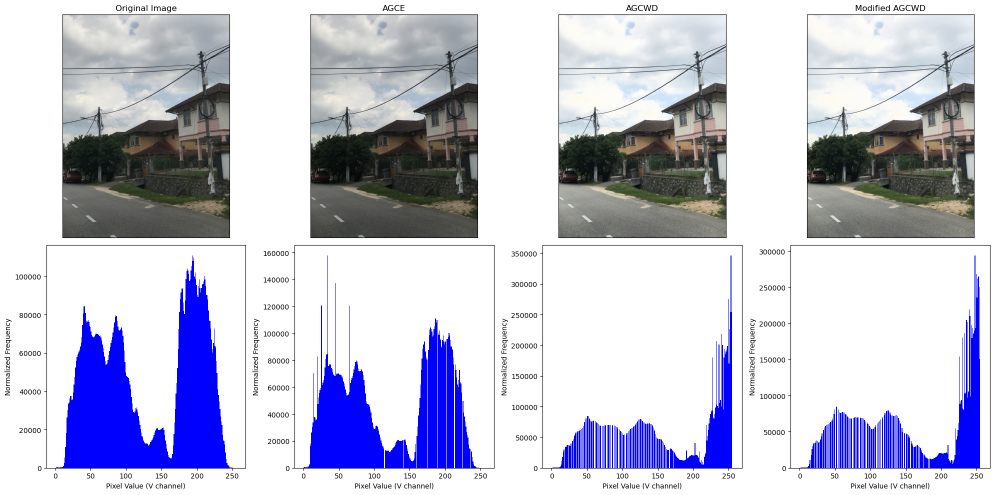
#> input picture ceExp1.png, 1990 x 989 px (shown at 1/2 size)
$ python -i AGCWD.py   (imports and definitions only)   (Python 2 division)
#> lines starting #> are read from the running program, lines starting #| are printed output that depends on the picture
# Imtiaz Ahmad (2023)
"""
research paper:
S. -C. Huang, F. -C. Cheng and Y. -S. Chiu,
"Efficient Contrast Enhancement Using Adaptive Gamma Correction With Weighting Distribution," in IEEE Transactions on Image Processing, vol. 22, no. 3, pp. 1032-1041, March 2013, doi: 10.1109/TIP.2012.2226047.
"""

import numpy as np
import cv2
import math


class ContastEnhancement(object):
    def __init__(self, image) -> None:
        self.image = image

    # [80 lines left out: functions agcwd, calculate_pdf, calculate_cdf, not called in this run]

    def prcoess_image(self) -> list:
        image = self.image
        image = cv2.imread(image)
        processed_image = self.agcwd(image, 0.5)
        return processed_image

>>> import cv2
>>> picture = cv2.imread('ceExp1.png', cv2.IMREAD_GRAYSCALE)
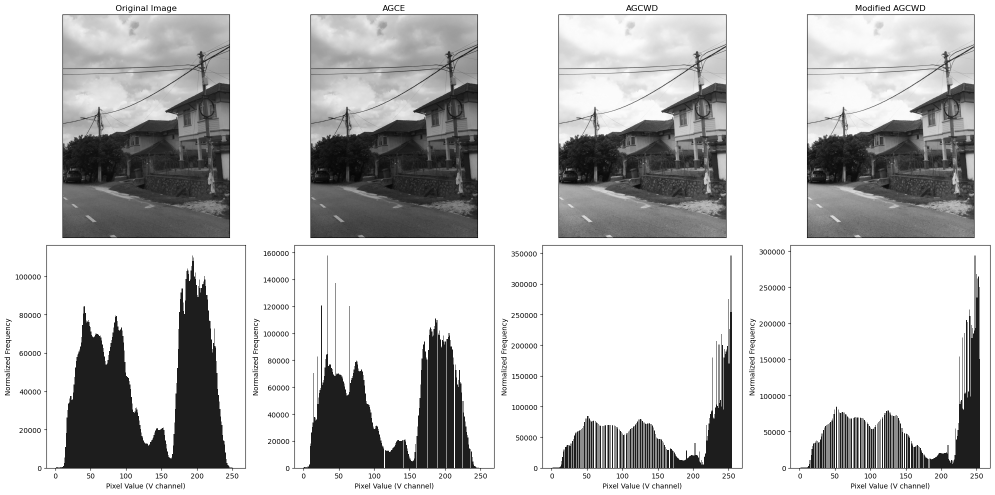
#> picture: shape (989, 1990) (shown at 1/2 size); min 0, max 255, mean 198.5
#> (the run stopped early here; a loop or call above may not have finished)

$ run again, on ceExp2.png
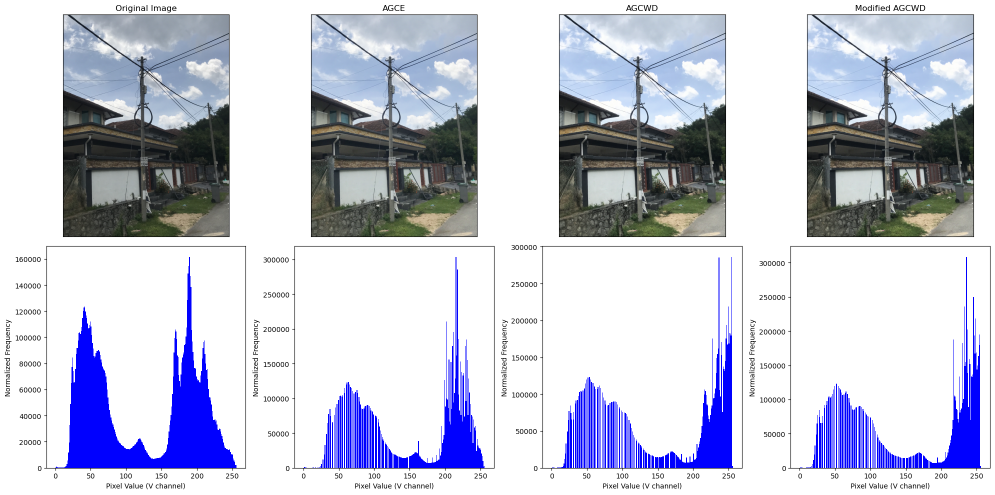
#> input picture ceExp2.png, 1990 x 989 px (shown at 1/2 size)
#> `picture = cv2.imread('ceExp1.png', cv2.IMREAD_GRAYSCALE)`:
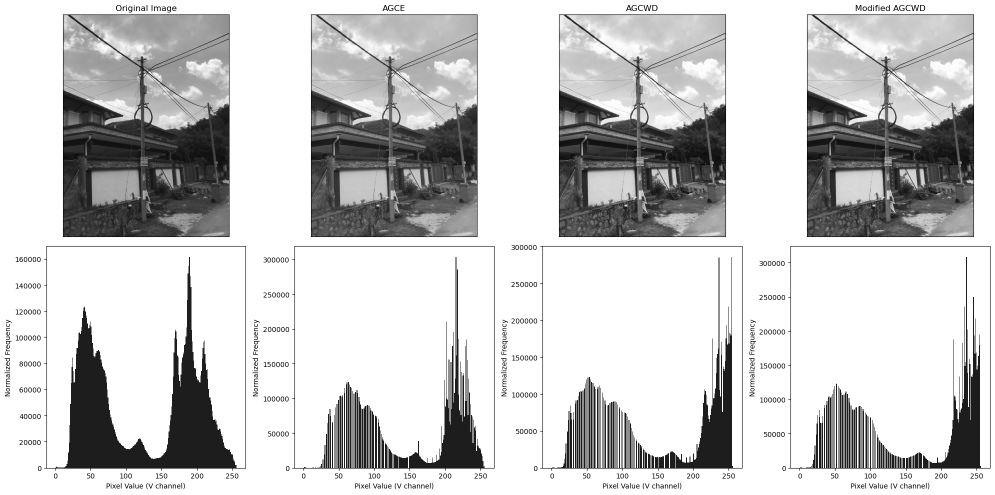
#> picture: shape (989, 1990) (shown at 1/2 size); min 0, max 255, mean 201.8
